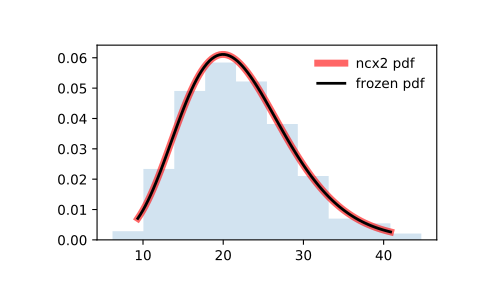

Here is the Python script that generated this plot:
from scipy.stats import ncx2
import matplotlib.pyplot as plt
fig, ax = plt.subplots(1, 1)

# Calculate a few first moments:

df, nc = 21, 1.06
mean, var, skew, kurt = ncx2.stats(df, nc, moments='mvsk')

# Display the probability density function (``pdf``):

x = np.linspace(ncx2.ppf(0.01, df, nc),
                ncx2.ppf(0.99, df, nc), 100)
ax.plot(x, ncx2.pdf(x, df, nc),
       'r-', lw=5, alpha=0.6, label='ncx2 pdf')

# Alternatively, the distribution object can be called (as a function)
# to fix the shape, location and scale parameters. This returns a "frozen"
# RV object holding the given parameters fixed.

# Freeze the distribution and display the frozen ``pdf``:

rv = ncx2(df, nc)
ax.plot(x, rv.pdf(x), 'k-', lw=2, label='frozen pdf')

# Check accuracy of ``cdf`` and ``ppf``:

vals = ncx2.ppf([0.001, 0.5, 0.999], df, nc)
np.allclose([0.001, 0.5, 0.999], ncx2.cdf(vals, df, nc))
# True

# Generate random numbers:

r = ncx2.rvs(df, nc, size=1000)

# And compare the histogram:

ax.hist(r, density=True, histtype='stepfilled', alpha=0.2)
ax.legend(loc='best', frameon=False)
plt.show()
